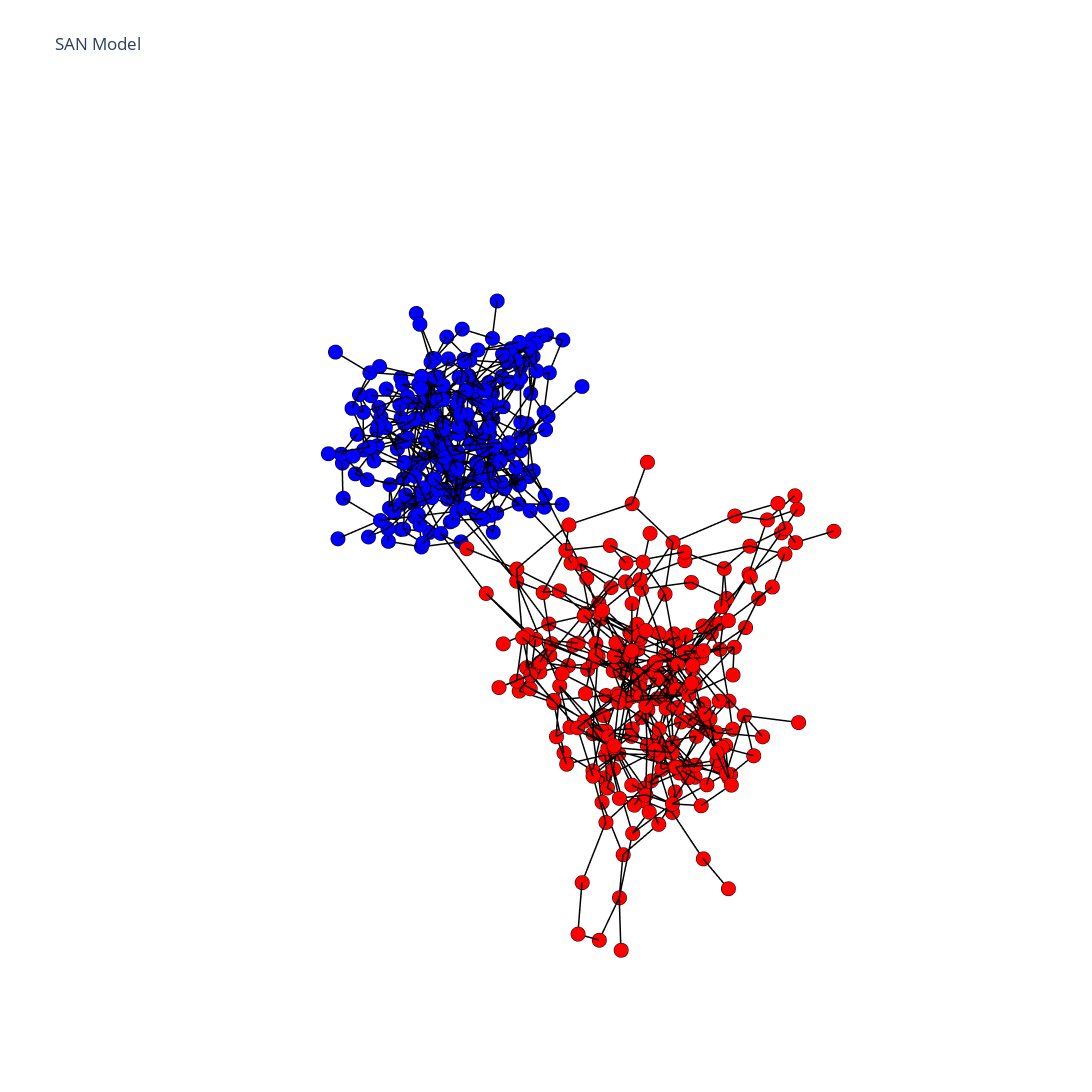

Notebook cell for this chart:
### Code cell
Num_nodes = G.number_of_nodes()

#As before we use networkx to determine node positions. We want to do the same spring layout but in 3D
spring_3D = nx.spring_layout(G,dim=3, seed=18)

#we need to seperate the X,Y,Z coordinates for Plotly
x_nodes = [spring_3D[i][0] for i in range(Num_nodes)]# x-coordinates of nodes
y_nodes = [spring_3D[i][1] for i in range(Num_nodes)]# y-coordinates
z_nodes = [spring_3D[i][2] for i in range(Num_nodes)]# z-coordinates

edge_list = G.edges()  # regenerate the edge list

x_edges_black=[]
y_edges_black=[]
z_edges_black=[]

x_edges_gray=[]
y_edges_gray=[]
z_edges_gray=[]

# Iterate over edges
for edge in edge_list:
    # Get edge weight from G
    edge_weight = G[edge[0]][edge[1]].get('weight', 0)
    # Assign coordinates to different lists based on weight
    try:
        if G.edges[edge]["type"] == "intra":
            x_edges_black += [spring_3D[edge[0]][0],spring_3D[edge[1]][0],None]
            y_edges_black += [spring_3D[edge[0]][1],spring_3D[edge[1]][1],None]
            z_edges_black += [spring_3D[edge[0]][2],spring_3D[edge[1]][2],None]
        elif G.edges[edge]["type"] == "inter":
            x_edges_gray += [spring_3D[edge[0]][0],spring_3D[edge[1]][0],None]
            y_edges_gray += [spring_3D[edge[0]][1],spring_3D[edge[1]][1],None]
            z_edges_gray += [spring_3D[edge[0]][2],spring_3D[edge[1]][2],None]
    except:
        x_edges_black += [spring_3D[edge[0]][0],spring_3D[edge[1]][0],None]
        y_edges_black += [spring_3D[edge[0]][1],spring_3D[edge[1]][1],None]
        z_edges_black += [spring_3D[edge[0]][2],spring_3D[edge[1]][2],None]

# Create a trace for the black edges
trace_edges_yellow = go.Scatter3d(
    x=x_edges_black,
    y=y_edges_black,
    z=z_edges_black,
    mode='lines',
    line=dict(color='black', width=3),
    hoverinfo='none'
)

# Create a trace for the gray edges
trace_edges_blue = go.Scatter3d(
    x=x_edges_gray,
    y=y_edges_gray,
    z=z_edges_gray,
    mode='lines',
    line=dict(color='black', width=2),
    hoverinfo='none'
)


# create a list to store the color of each node

color_map = []
for node in G:
    if (partition_color):
        if node in subgraph1:
            color_map.append('red')
        else: # the node is in subgraph2
            color_map.append('blue')
    else:
        color_map.append('red')

#create a trace for the nodes
trace_nodes = go.Scatter3d(x=x_nodes,
                         y=y_nodes,
                        z=z_nodes,
                        mode='markers',
                        marker=dict(symbol='circle',
                                    size=5,
                                    color=color_map, #color the nodes according to their community
                                    line=dict(color='black', width=0.5)),
                        hoverinfo='text')

#we need to set the axis for the plot 
axis = dict(showbackground=False,
            showline=False,
            zeroline=False,
            showgrid=False,
            showticklabels=False,
            title='')

#also need to create the layout for our plot
layout = go.Layout(title="SAN Model",
                width=1650,
                height=1625,
                showlegend=False,
                scene=dict(xaxis=dict(axis),
                        yaxis=dict(axis),
                        zaxis=dict(axis),
                        ),
                margin=dict(t=100),
                hovermode='closest')

#Include the traces we want to plot and create a figure
data = [trace_edges_yellow, trace_edges_blue, trace_nodes]
fig = go.Figure(data=data, layout=layout)

fig.show()

### Figure 1 — Plotly figure (JSON) as saved in the notebook; plotly's stock layout.template omitted (floating-point values rounded to 4 significant figures; data arrays with more than 128 entries replaced by an {"elided": "..."} marker saying what was removed)
{"data": [{"hoverinfo": "none", "line": {"color": "black", "width": 3}, "mode": "lines", "type": "scatter3d", "x": {"elided": "2361 float values"}, "y": {"elided": "2361 float values"}, "z": {"elided": "2361 float values"}}, {"hoverinfo": "none", "line": {"color": "black", "width": 2}, "mode": "lines", "type": "scatter3d", "x": [], "y": [], "z": []}, {"hoverinfo": "text", "marker": {"color": {"elided": "483 str values"}, "line": {"color": "black", "width": 0.5}, "size": 5, "symbol": "circle"}, "mode": "markers", "type": "scatter3d", "x": {"elided": "483 float values"}, "y": {"elided": "483 float values"}, "z": {"elided": "483 float values"}}], "layout": {"height": 1625, "hovermode": "closest", "margin": {"t": 100}, "scene": {"xaxis": {"showbackground": false, "showgrid": false, "showline": false, "showticklabels": false, "title": {"text": ""}, "zeroline": false}, "yaxis": {"showbackground": false, "showgrid": false, "showline": false, "showticklabels": false, "title": {"text": ""}, "zeroline": false}, "zaxis": {"showbackground": false, "showgrid": false, "showline": false, "showticklabels": false, "title": {"text": ""}, "zeroline": false}}, "showlegend": false, "title": {"text": "SAN Model"}, "width": 1650}}
